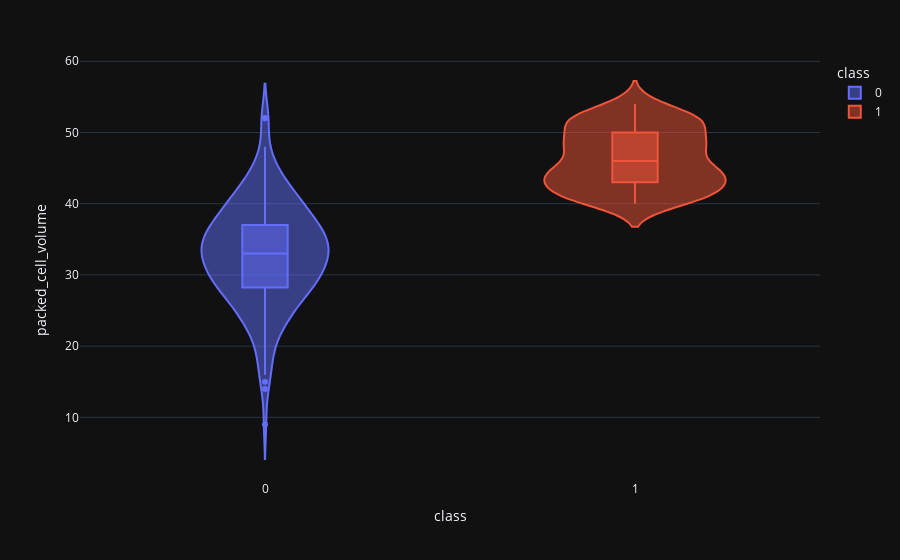

The cell this chart's notebook holds for it:
### Code cell
violin('packed_cell_volume')

### Figure 1 — Plotly figure (JSON) as saved in the notebook; plotly's stock layout.template omitted (floating-point values rounded to 4 significant figures; data arrays with more than 128 entries replaced by an {"elided": "..."} marker saying what was removed)
{"data": [{"alignmentgroup": "True", "box": {"visible": true}, "hovertemplate": "class=%{x}<br>packed_cell_volume=%{y}<extra></extra>", "legendgroup": "0", "marker": {"color": "#636efa"}, "name": "0", "offsetgroup": "0", "orientation": "v", "scalegroup": "True", "showlegend": true, "type": "violin", "x": {"elided": "250 int values"}, "x0": " ", "xaxis": "x", "y": {"elided": "250 int values"}, "y0": " ", "yaxis": "y"}, {"alignmentgroup": "True", "box": {"visible": true}, "hovertemplate": "class=%{x}<br>packed_cell_volume=%{y}<extra></extra>", "legendgroup": "1", "marker": {"color": "#EF553B"}, "name": "1", "offsetgroup": "1", "orientation": "v", "scalegroup": "True", "showlegend": true, "type": "violin", "x": {"elided": "150 int values"}, "x0": " ", "xaxis": "x", "y": {"elided": "150 int values"}, "y0": " ", "yaxis": "y"}], "layout": {"legend": {"title": {"text": "class"}, "tracegroupgap": 0}, "margin": {"t": 60}, "violinmode": "overlay", "xaxis": {"anchor": "y", "categoryarray": [0, 1], "categoryorder": "array", "domain": [0, 1], "title": {"text": "class"}}, "yaxis": {"anchor": "x", "domain": [0, 1], "title": {"text": "packed_cell_volume"}}}}
